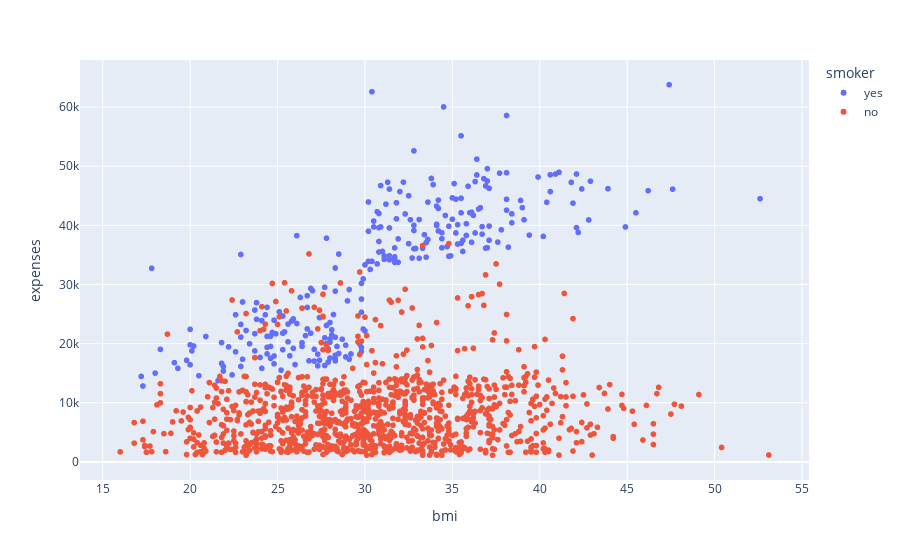

The code cell stored with this chart in its notebook:
### Code cell
px.scatter(df,x="bmi",y='expenses',color= 'smoker')

### Figure 1 — Plotly figure (JSON) as saved in the notebook; plotly's stock layout.template omitted (floating-point values rounded to 4 significant figures; data arrays with more than 128 entries replaced by an {"elided": "..."} marker saying what was removed)
{"data": [{"hovertemplate": "smoker=yes<br>bmi=%{x}<br>expenses=%{y}<extra></extra>", "legendgroup": "yes", "marker": {"color": "#636efa", "symbol": "circle"}, "mode": "markers", "name": "yes", "showlegend": true, "type": "scattergl", "x": {"elided": "274 float values"}, "xaxis": "x", "y": {"elided": "274 float values"}, "yaxis": "y"}, {"hovertemplate": "smoker=no<br>bmi=%{x}<br>expenses=%{y}<extra></extra>", "legendgroup": "no", "marker": {"color": "#EF553B", "symbol": "circle"}, "mode": "markers", "name": "no", "showlegend": true, "type": "scattergl", "x": {"elided": "1064 float values"}, "xaxis": "x", "y": {"elided": "1064 float values"}, "yaxis": "y"}], "layout": {"legend": {"title": {"text": "smoker"}, "tracegroupgap": 0}, "margin": {"t": 60}, "xaxis": {"anchor": "y", "domain": [0, 1], "title": {"text": "bmi"}}, "yaxis": {"anchor": "x", "domain": [0, 1], "title": {"text": "expenses"}}}}
